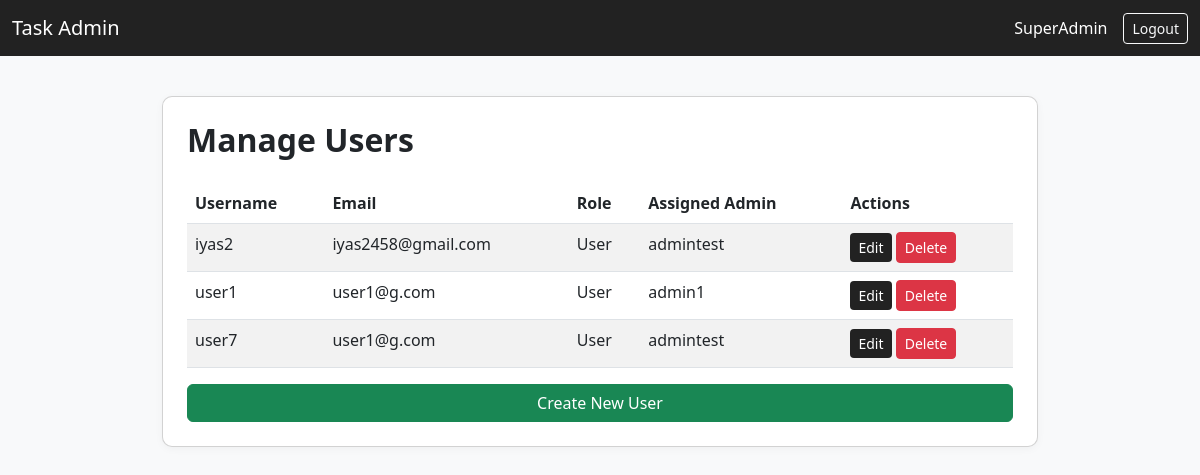
The app's page /adminpanel/manage-users/ (signed in), older data.
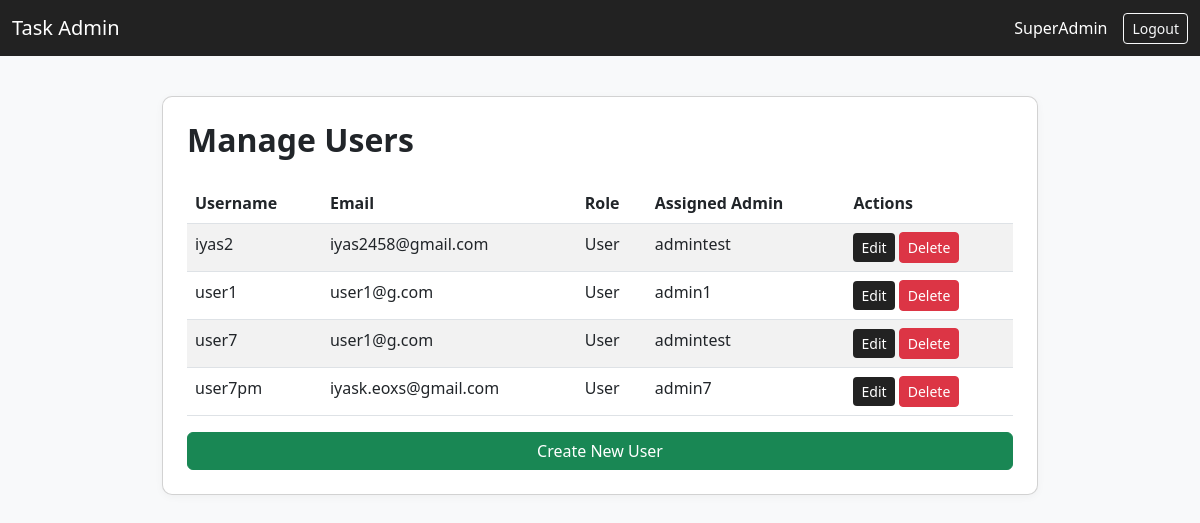
The same page, newer data.
### accounts/models.py (models this page shows, shortened)
class User(AbstractUser):
	ROLE_CHOICES = [
		('user', 'User'),
		('admin', 'Admin'),
		('superadmin', 'SuperAdmin'),
	]
	role = models.CharField(max_length=20, choices=ROLE_CHOICES, default='user')
	assigned_admin = models.ForeignKey('self', null=True, blank=True, on_delete=models.SET_NULL, limit_choices_to={'role': 'admin'}, related_name='assigned_users')

### adminpanel/views.py (the view)
# urls.py: path('manage-users/', views.manage_users, name='manage_users'),
@login_required
def manage_users(request):
    if not is_superadmin(request.user):
        return HttpResponseForbidden()
    users = User.objects.filter(role='user')
    return render(request, 'adminpanel/manage_users.html', {'users': users})

### adminpanel/views.py (called while the page is built)
def is_superadmin(user):
    return user.is_authenticated and user.role == 'superadmin'

### adminpanel/templates/adminpanel/manage_users.html
{% extends 'base.html' %}
{% block content %}
<h2 class="mb-4">Manage Users</h2>
<table class="table table-striped">
    <thead>
    <tr><th>Username</th><th>Email</th><th>Role</th><th>Assigned Admin</th><th>Actions</th></tr>
    </thead>
    <tbody>
    {% for user in users %}
    <tr>
        <td>{{ user.username }}</td>
        <td>{{ user.email }}</td>
        <td>{{ user.get_role_display }}</td>
        <td>{% if user.assigned_admin %}{{ user.assigned_admin.username }}{% else %}-{% endif %}</td>
        <td>
            <a href="{% url 'adminpanel:edit_user' user.id %}" class="btn btn-sm btn-primary">Edit</a>
            <a href="{% url 'adminpanel:delete_user' user.id %}" class="btn btn-sm btn-danger">Delete</a>
        </td>
    </tr>
    {% endfor %}
    </tbody>
</table>
<a href="{% url 'adminpanel:create_user' %}" class="btn btn-success">Create New User</a>
{% endblock %}

Row changes from the older to the newer data that the page shows:
added User: username "user7pm", email "iyask.eoxs@gmail.com", role "User", assigned_admin.username "admin7"
